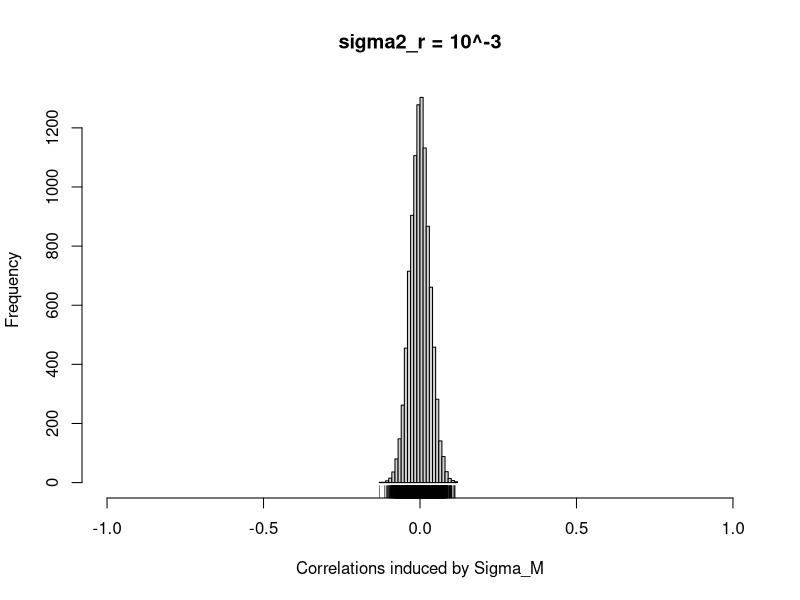
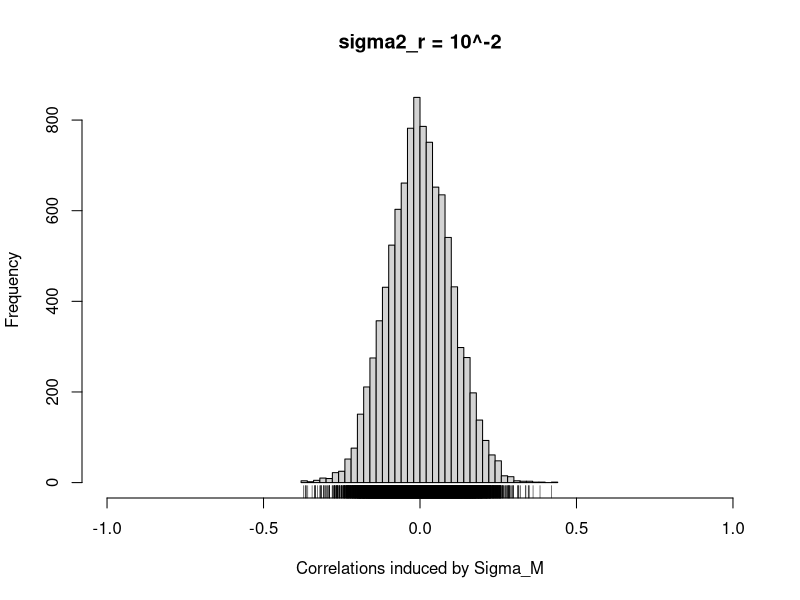
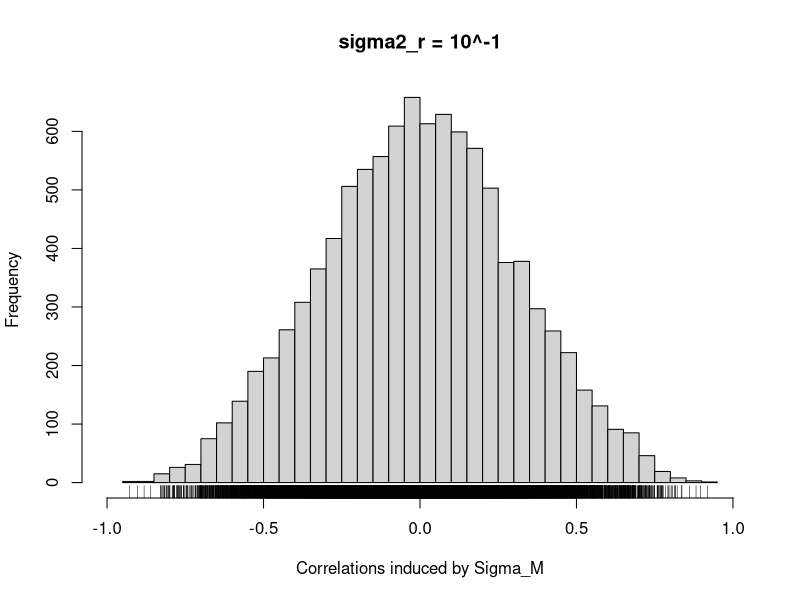
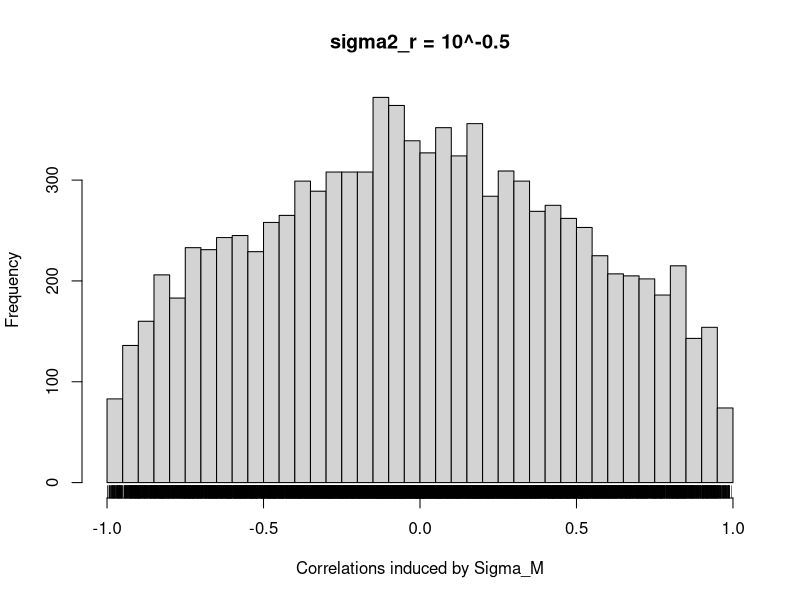
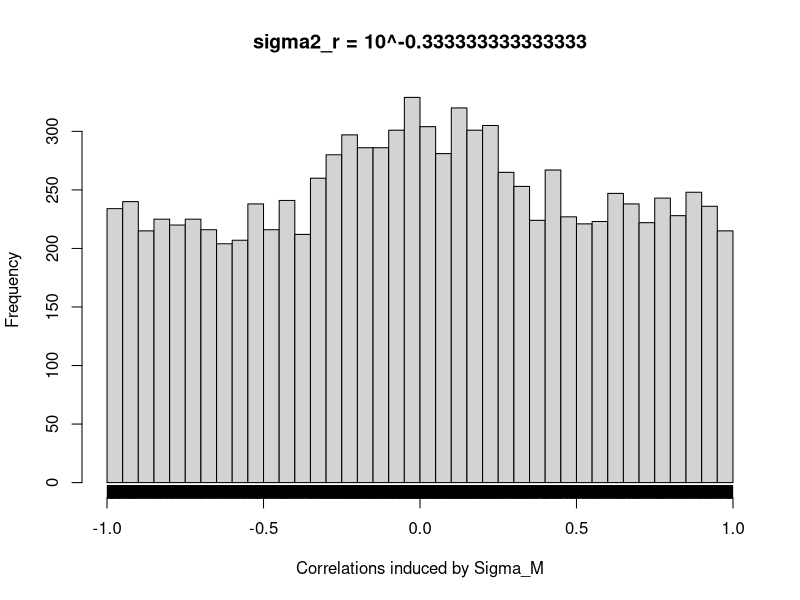
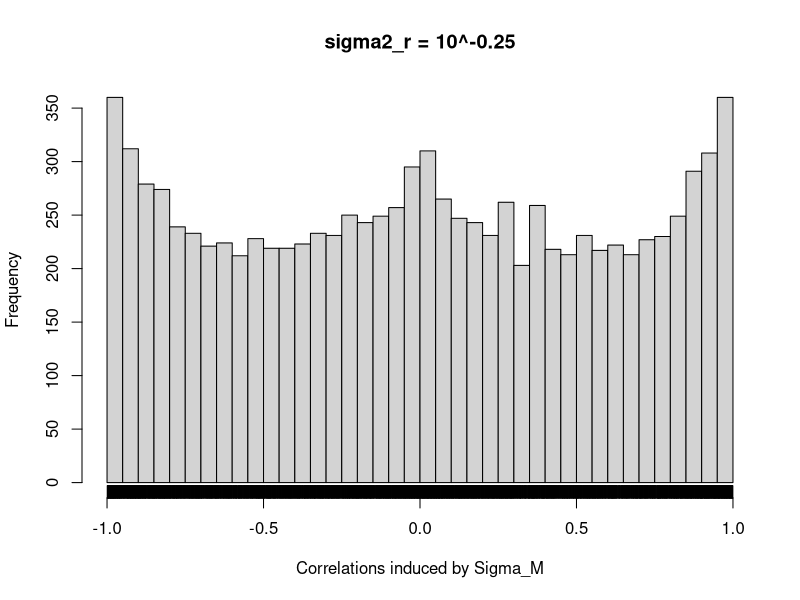
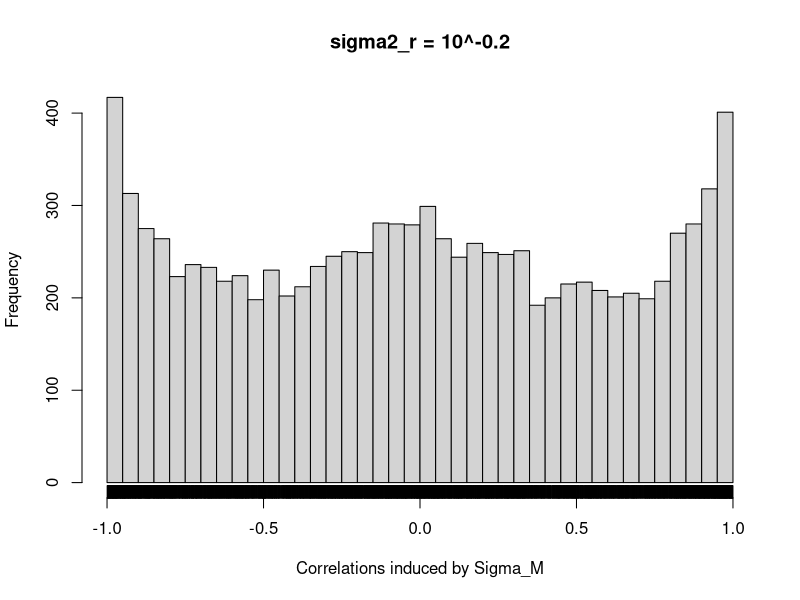
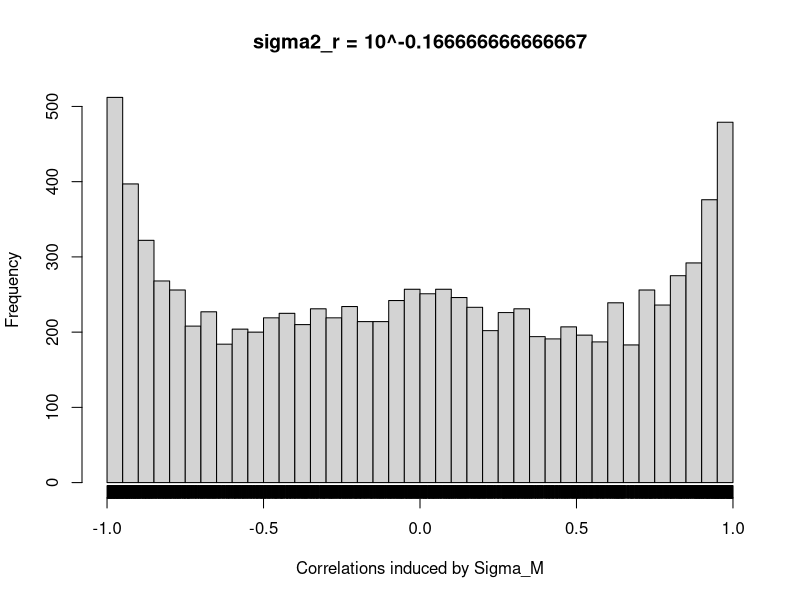

These charts were generated, in order, by the following R code:
## ---- chunk 1
# input parameters
r_sim <- function(n, M, sigma2_r) {
  n_beta <- M*(M + 1)/2
  n_r <- M*(M - 1)/2
  Rho_arr <- array(NA, dim = c(n, n_r))
  for (i in 1:n) {
    beta <- rnorm(n_beta, mean = 0, sd = sqrt(sigma2_r))
    R <- matrix(0, nrow = M, ncol = M)
    R_diag <- upper.tri(R)
    diag(R_diag) <- TRUE
    R[R_diag] <- beta
    diag(R) <- exp(diag(R))
    R_inv <- solve(R)
    Sigma_M <- R_inv%*%t(R_inv)
    sd_M <- solve(diag(sqrt(diag(Sigma_M))))
    Rho_M <- sd_M%*%Sigma_M%*%sd_M
    Rho_arr[i, ] <- Rho_M[upper.tri(Rho_M)]
	}
	return(as.numeric(Rho_arr))
}

set.seed(1406)
n <- 1000
M <- 5
n_r <- M*(M - 1)/2
sigma2_r_exp <- sort(c(-3:1, -1/2:9))
sigma2_r <- 10^sigma2_r_exp
## ---- chunk 2
res <- array(NA, dim = c(length(sigma2_r), n*n_r))
for (k in seq_along(sigma2_r)) {
  res[k, ] <- r_sim(n = n, M = M, sigma2_r = sigma2_r[k])
  hist(res[k, ], breaks = 30, xlab = "Correlations induced by Sigma_M", main = paste0("sigma2_r = 10^", sigma2_r_exp[k]), xlim = c(-1, 1))
  rug(res[k, ])
  cat("\\clearpage \n\n")
}
